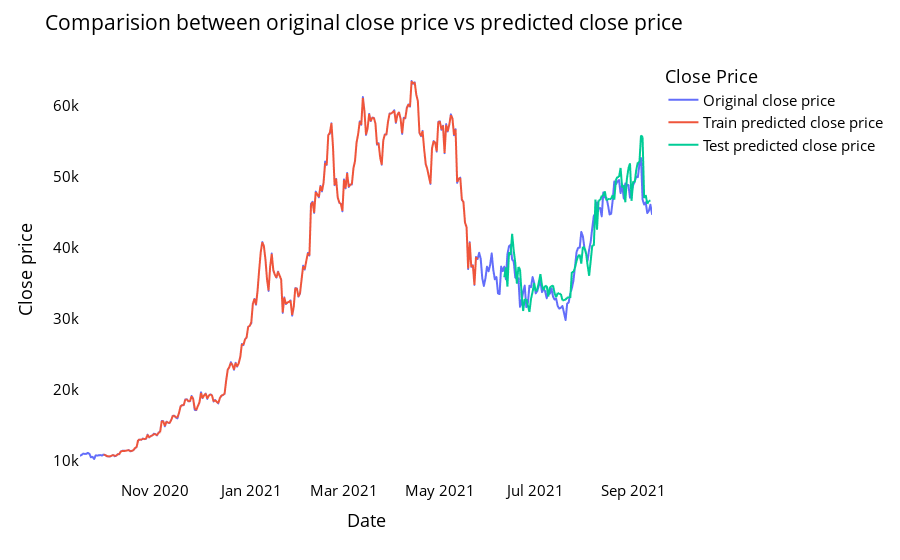

The cell this chart's notebook holds for it:
### Code cell
# shift train predictions for plotting

look_back=time_step
trainPredictPlot = np.empty_like(closedf)
trainPredictPlot[:, :] = np.nan
trainPredictPlot[look_back:len(train_predict)+look_back, :] = train_predict
print("Train predicted data: ", trainPredictPlot.shape)

# shift test predictions for plotting
testPredictPlot = np.empty_like(closedf)
testPredictPlot[:, :] = np.nan
testPredictPlot[len(train_predict)+(look_back*2)+1:len(closedf)-1, :] = test_predict
print("Test predicted data: ", testPredictPlot.shape)

names = cycle(['Original close price','Train predicted close price','Test predicted close price'])

plotdf = pd.DataFrame({'date': close_stock['date'],
                       'original_close': close_stock['close'],
                      'train_predicted_close': trainPredictPlot.reshape(1,-1)[0].tolist(),
                      'test_predicted_close': testPredictPlot.reshape(1,-1)[0].tolist()})

fig = px.line(plotdf,x=plotdf['date'], y=[plotdf['original_close'],plotdf['train_predicted_close'],
                                          plotdf['test_predicted_close']],
              labels={'value':'Close price','date': 'Date'})
fig.update_layout(title_text='Comparision between original close price vs predicted close price',
                  plot_bgcolor='white', font_size=15, font_color='black',legend_title_text='Close Price')
fig.for_each_trace(lambda t:  t.update(name = next(names)))

fig.update_xaxes(showgrid=False)
fig.update_yaxes(showgrid=False)
fig.show()

### Figure 1 — Plotly figure (JSON) as saved in the notebook; plotly's stock layout.template omitted (floating-point values rounded to 4 significant figures; data arrays with more than 128 entries replaced by an {"elided": "..."} marker saying what was removed)
{"data": [{"hovertemplate": "variable=original_close<br>Date=%{x}<br>Close price=%{y}<extra></extra>", "legendgroup": "original_close", "line": {"color": "#636efa", "dash": "solid"}, "marker": {"symbol": "circle"}, "mode": "lines", "name": "Original close price", "showlegend": true, "type": "scattergl", "x": {"elided": "365 str values"}, "xaxis": "x", "y": {"elided": "365 float values"}, "yaxis": "y"}, {"hovertemplate": "variable=train_predicted_close<br>Date=%{x}<br>Close price=%{y}<extra></extra>", "legendgroup": "train_predicted_close", "line": {"color": "#EF553B", "dash": "solid"}, "marker": {"symbol": "circle"}, "mode": "lines", "name": "Train predicted close price", "showlegend": true, "type": "scattergl", "x": {"elided": "365 str values"}, "xaxis": "x", "y": {"elided": "365 float values"}, "yaxis": "y"}, {"hovertemplate": "variable=test_predicted_close<br>Date=%{x}<br>Close price=%{y}<extra></extra>", "legendgroup": "test_predicted_close", "line": {"color": "#00cc96", "dash": "solid"}, "marker": {"symbol": "circle"}, "mode": "lines", "name": "Test predicted close price", "showlegend": true, "type": "scattergl", "x": {"elided": "365 str values"}, "xaxis": "x", "y": {"elided": "365 float values"}, "yaxis": "y"}], "layout": {"font": {"color": "black", "size": 15}, "legend": {"title": {"text": "Close Price"}, "tracegroupgap": 0}, "margin": {"t": 60}, "plot_bgcolor": "white", "title": {"text": "Comparision between original close price vs predicted close price"}, "xaxis": {"anchor": "y", "domain": [0, 1], "showgrid": false, "title": {"text": "Date"}}, "yaxis": {"anchor": "x", "domain": [0, 1], "showgrid": false, "title": {"text": "Close price"}}}}
